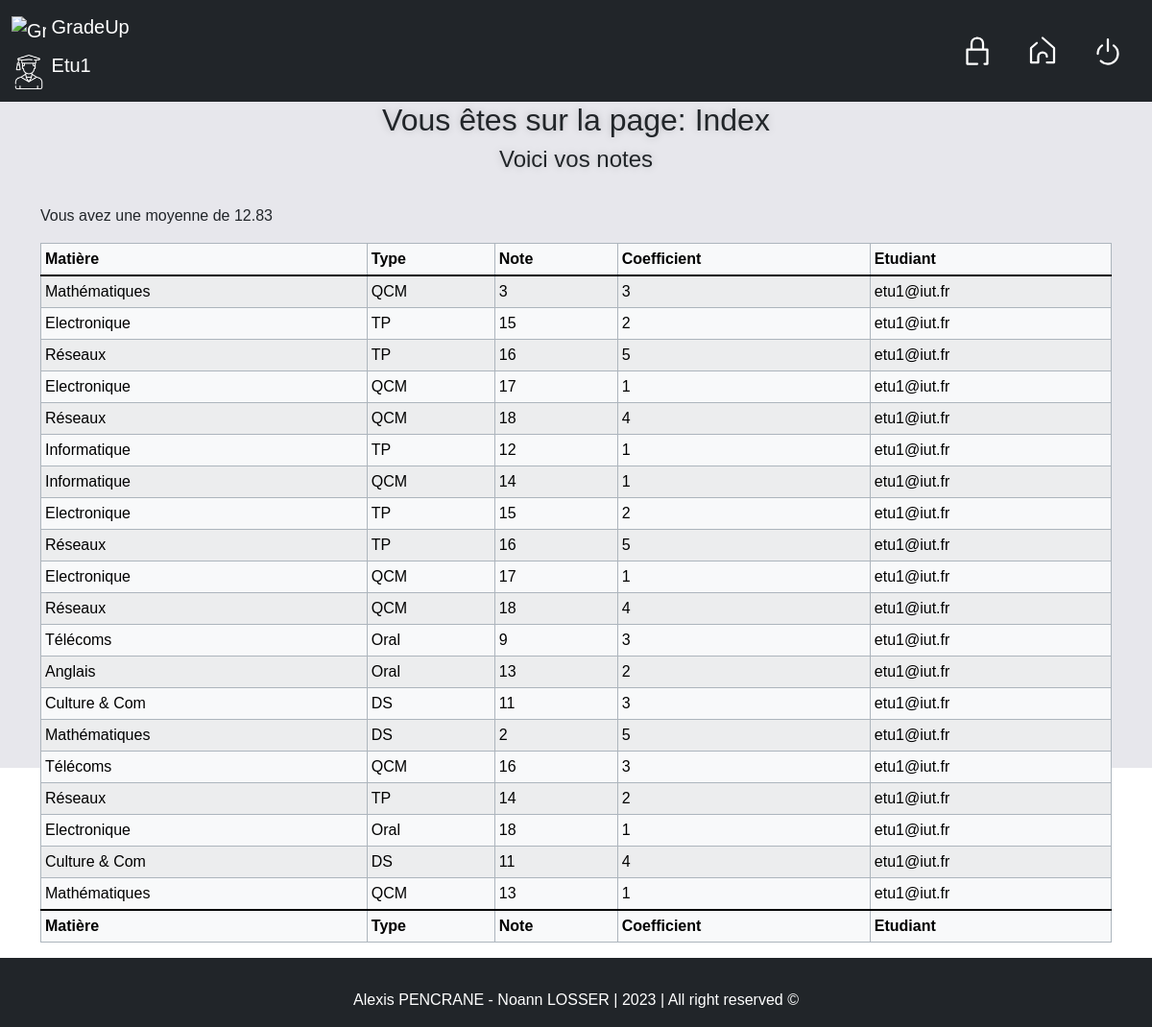
The page /index.php (signed in) on the database as committed earlier.
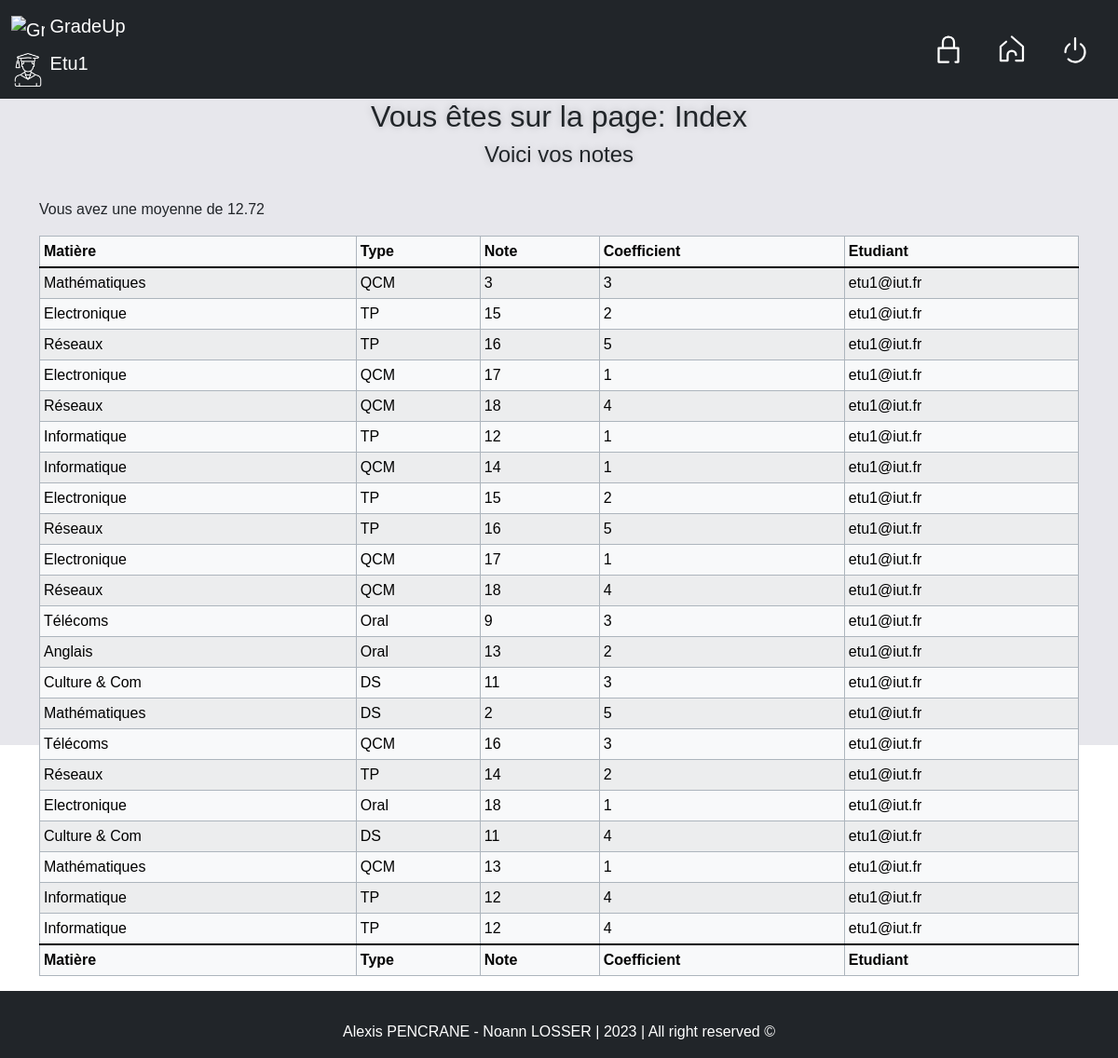
The same page on the database as committed later.
### tables this page shows
CREATE TABLE "Comptes" (
	"login"	VARCHAR NOT NULL,
	"motdepasse"	VARCHAR NOT NULL DEFAULT 'lannion',
	"statut"	VARCHAR NOT NULL DEFAULT 'utilisateur',
	"profilepicture"	TEXT DEFAULT '/assets/profilepicture/etu.png',
	PRIMARY KEY("login"),
	CONSTRAINT "chk_statut" CHECK("statut" IN ('administrateur', 'professeur', 'utilisateur'))
);

CREATE TABLE "Matieres" (
	"NoMat"	INTEGER,
	"NomMat"	VARCHAR(20) NOT NULL CHECK("NomMat" IN ('Informatique', 'Electronique', 'Télécoms', 'Réseaux', 'Anglais', 'Culture & Com', 'Mathématiques')),
	"Image"	TEXT NOT NULL DEFAULT 'assets/mat/missing.svg',
	PRIMARY KEY("NoMat" AUTOINCREMENT)
);

CREATE TABLE "Notes" (
	"NoNote"	INTEGER,
	"NomNote"	VARCHAR(20) NOT NULL CHECK("NomNote" IN ('TP', 'QCM', 'Oral', 'DS', 'TestTP')),
	PRIMARY KEY("NoNote" AUTOINCREMENT)
);

CREATE TABLE "NotesMatieres" (
	"id"	INTEGER NOT NULL,
	"login"	VARCHAR NOT NULL,
	"noMat"	INTEGER NOT NULL,
	"noNote"	INTEGER NOT NULL,
	"Coefficient"	INTEGER NOT NULL CHECK("Coefficient" >= 1 AND "Coefficient" <= 5),
	"note"	INTEGER NOT NULL CHECK("note" >= 0 AND "note" <= 20),
	CONSTRAINT "fk_Matieres" FOREIGN KEY("noMat") REFERENCES "Matieres"("noMat") ON DELETE CASCADE ON UPDATE CASCADE,
	CONSTRAINT "fk_Utilisateurs" FOREIGN KEY("login") REFERENCES "Comptes"("login") ON DELETE CASCADE ON UPDATE CASCADE,
	CONSTRAINT "fk_Notes" FOREIGN KEY("noNote") REFERENCES "Notes"("noNote") ON DELETE CASCADE ON UPDATE CASCADE,
	PRIMARY KEY("id" AUTOINCREMENT)
);

### functions.php (the view, shortened to what this page needs)
<?php
function menu()
{
    $connexion = "<li class='nav-item'><a class='nav-link' href='connexion.php'><img src='assets/icons/connexion.svg' alt='Connexion' title='Connexion' class='icon'></a></li>";
    $index = "<li class='nav-item'><a class='nav-link' href='index.php'><img src='assets/icons/home.svg' alt='Accueil' title='Accueil' class='icon'></a></li>";
    $deconnexion = "<li class='nav-item'><a class='nav-link' href='connexion.php?action=logout'><img src='assets/icons/deconnexion.svg' alt='Deconnexion' title='Deconnexion' class='icon'></a></li>";
    if (!isset($_SESSION['uRole'])) {
        echo $connexion;
    } else if ($_SESSION['uRole'] == "utilisateur") {
        echo $connexion;
        echo $index;
        echo $deconnexion;
    }
}
function afficheNotes($notes)
{
    $matieres = getMatieres();
    $types = getTypeNotes();
    echo '<table class="table table-light table-striped table-hover table-bordered border-dark-subtle table-sm"><thead><tr><th>Matière</th><th>Type</th><th>Note</th><th>Coefficient</th>';
    if ((strtolower(explode('.', basename($_SERVER['PHP_SELF']))[0]) == "insertion") || (strtolower(explode('.', basename($_SERVER['PHP_SELF']))[0]) == "index")) {
        echo '<th>Etudiant</th>';
    }
    echo '</tr></thead><tbody class="table-group-divider">';
    foreach ($notes as $note) {
        foreach ($matieres as $matiere) {
            foreach ($types as $type) {
                if ($note['noMat'] == $matiere['NoMat']) {
                    if ($note['noNote'] == $type['NoNote']) {
                        if (strtolower(explode('.', basename($_SERVER['PHP_SELF']))[0]) == "modification") {
                            echo '<tr><td><img src="' . getMatPicture($matiere['NomMat']) . '" title="' . $matiere['NomMat'] . '" alt="' . $matiere['NomMat'] . '" class="matiere-icon"> ' . $matiere['NomMat'] . '</td><td>' . $type['NomNote'] . '</td><td>' . $note['note'] . '</td><td>' . $note['Coefficient'] . '</td><td>' . $note['login'] . '</td><td><a href="modification.php?id=' . $note['id'] . '"><img src="assets/icons/select.svg" alt="Séléctioner" class="select"></a></td></tr>';
                        } elseif ((strtolower(explode('.', basename($_SERVER['PHP_SELF']))[0]) == "insertion") || (strtolower(explode('.', basename($_SERVER['PHP_SELF']))[0]) == "index")) {
                            echo '<tr><td>' . $matiere['NomMat'] . '</td><td>' . $type['NomNote'] . '</td><td>' . $note['note'] . '</td><td>' . $note['Coefficient'] . '</td><td>' . $note['login'] . '</td></tr>';
                        } else {
                            echo '<tr><td><img src="' . getMatPicture($matiere['NomMat']) . '" title="' . $matiere['NomMat'] . '" alt="' . $matiere['NomMat'] . '" class="matiere-icon"> ' . $matiere['NomMat'] . '</td><td>' . $type['NomNote'] . '</td><td>' . $note['note'] . '</td><td>' . $note['Coefficient'] . '</td></tr>';
                        }
                    }
                }
            }
        }
    }
    echo '</tbody><tfoot class="table-group-divider"><tr><th>Matière</th><th>Type</th><th>Note</th><th>Coefficient</th>';
    if ((strtolower(explode('.', basename($_SERVER['PHP_SELF']))[0]) == "insertion") || (strtolower(explode('.', basename($_SERVER['PHP_SELF']))[0]) == "index")) {
        echo '<th>Etudiant</th>';
    }
    echo '</tr></tfoot></table>';
}
function getProfilePicture($etu)
{
    $resultat = false;
    try {
        $db = new PDO('sqlite:db/db.sqlite');
        $rq = 'SELECT profilepicture FROM Comptes WHERE (login = "' . $etu . '")';
        $resultat = $db->query($rq);
        $resultat = $resultat->fetch(PDO::FETCH_ASSOC);
        $resultat = $resultat['profilepicture'];
    } catch (PDOException $e) {
        echo $e->getMessage();
    }
    return $resultat;
}
function getAllNotes()
{
    $notes = false;
    try {
        $db = new PDO('sqlite:db/db.sqlite');
        $rq = 'SELECT * FROM NotesMatieres';
        $resultat = $db->query($rq);
        $notes = $resultat->fetchAll(PDO::FETCH_ASSOC);
    } catch (Exception $e) {
        echo "erreur de connection a la BDO";
    }
    return $notes;
}
function getNotesByEtu($notes, $login)
{
    $resultat = array();
    if (($login == "") ||($login == 'all')) {
        $resultat = $notes;
    } else {
        foreach ($notes as $note) {
            if ($note['login'] == $login) {
                array_push($resultat, $note);
            }
        }
    }
    return $resultat;
}
function getMatieres()
{
    $matieres = false;
    try {
        $db = new PDO('sqlite:db/db.sqlite');
        $rq = 'SELECT noMat, nomMat FROM Matieres';
        $resultat = $db->query($rq);
        $matieres = $resultat->fetchAll(PDO::FETCH_ASSOC);
    } catch (Exception $e) {
        echo "erreur de connection a la BDO";
    }
    return $matieres;
}
function getTypeNotes()
{
    $type = false;
    try {
        $db = new PDO('sqlite:db/db.sqlite');
        $rq = 'SELECT noNote, nomNote FROM Notes';
        $resultat = $db->query($rq);
        $type = $resultat->fetchAll(PDO::FETCH_ASSOC);
    } catch (Exception $e) {
        echo "erreur de connection a la BDO";
    }
    return $type;
}
function getMoyenneByEtu($login)
{
    $moyenne = false;
    $coefficients = 0;
    $notes = getNotesByEtu(getAllNotes(), $login);
    foreach ($notes as $note) {
        $moyenne += $note['note'] * $note['Coefficient'];
        $coefficients += $note['Coefficient'];
    }
    return round($moyenne / $coefficients, 2);
}

### index.php (shortened to what this page needs)
<?php
include "functions.php";
?>
<!DOCTYPE html>
<html lang="en">
<head>
    <link rel="stylesheet" type="text/css" href="css/bootstrap.min.css">
    <link rel="stylesheet" type="text/css" href="css/style.css">
</head>
<body>
    <nav class="navbar sticky-top navbar-expand-lg navbar-dark bg-dark">
        <div class="container-fluid">
            <a class="navbar-brand">
                <div>
                    <img src="assets/icons/logo.png" alt="GradeUp Logo" class="d-inline-block align-text-top">
                    GradeUp
                </div>
                <div class="profile">
                    <img src="<?php echo getProfilePicture($_SESSION['uLogin']); ?>" alt="Profile Icon"
                        class="d-inline-block align-text-top">
                    <?php
                    echo ucfirst(explode('@', $_SESSION['uLogin'])[0]);
                    ?>
                </div>
            </a>
            <div class="" id="navbarNav">
                <ul class="nav justify-content-center">
                    <?php
                    menu();
                    ?>
                </ul>
            </div>
        </div>
    </nav>
    <main>
        <?php
        echo "<h2>Vous êtes sur la page: " . ucfirst(explode('.', basename($_SERVER['PHP_SELF']))[0]) . "</h2>";
        if ($_SESSION['uRole'] == "utilisateur") {
            echo "<h4>Voici vos notes</h4>";
            echo "<br><div class='container'>";
            echo "<p>Vous avez une moyenne de " . getMoyenneByEtu($_SESSION['uLogin']) . "</p>";
            afficheNotes(getNotesByEtu(getAllNotes(), $_SESSION['uLogin']));
            echo "</div>";
        }
        ?>
        <div id="under-footer"> </div>
    </main>
    <footer id="footer" class="footer fixed-bottom bg-dark light-text">
        <div class="container text-center">
            <span>Alexis PENCRANE - Noann LOSSER | 2023 | All right reserved &copy;</span>
        </div>
    </footer>
</body>
</html>

### css/style.css (style rules this page uses)
* { font-family: 'Raleway', sans-serif; }
footer { padding: 1rem; }
.light-text { color: #fff; }
nav img { width: 2.25rem; height:2.25rem; }
nav li img { filter: grayscale(100%) invert(100%); }
h2, h3, h4 { text-align: center; text-shadow: 0 0 10px rgba(0, 0, 0, 0.2); }
table td { min-width: 10px; }
#under-footer { color: transparent; }
div.profile img { filter: grayscale(0%) invert(100%); }

Rows that differ between the two databases and show on the page:
added notesmatieres: note "12", Coefficient "4", login "etu1@iut.fr", notes ($matiere['NomMat'] "Informatique", NomNote "TP")
added notesmatieres: note "12", Coefficient "4", login "etu1@iut.fr", notes ($matiere['NomMat'] "Informatique", NomNote "TP")
Other text that changed with them:
getMoyenneByEtu($_SESSION['uLogin']): "12.83" → "12.72"
